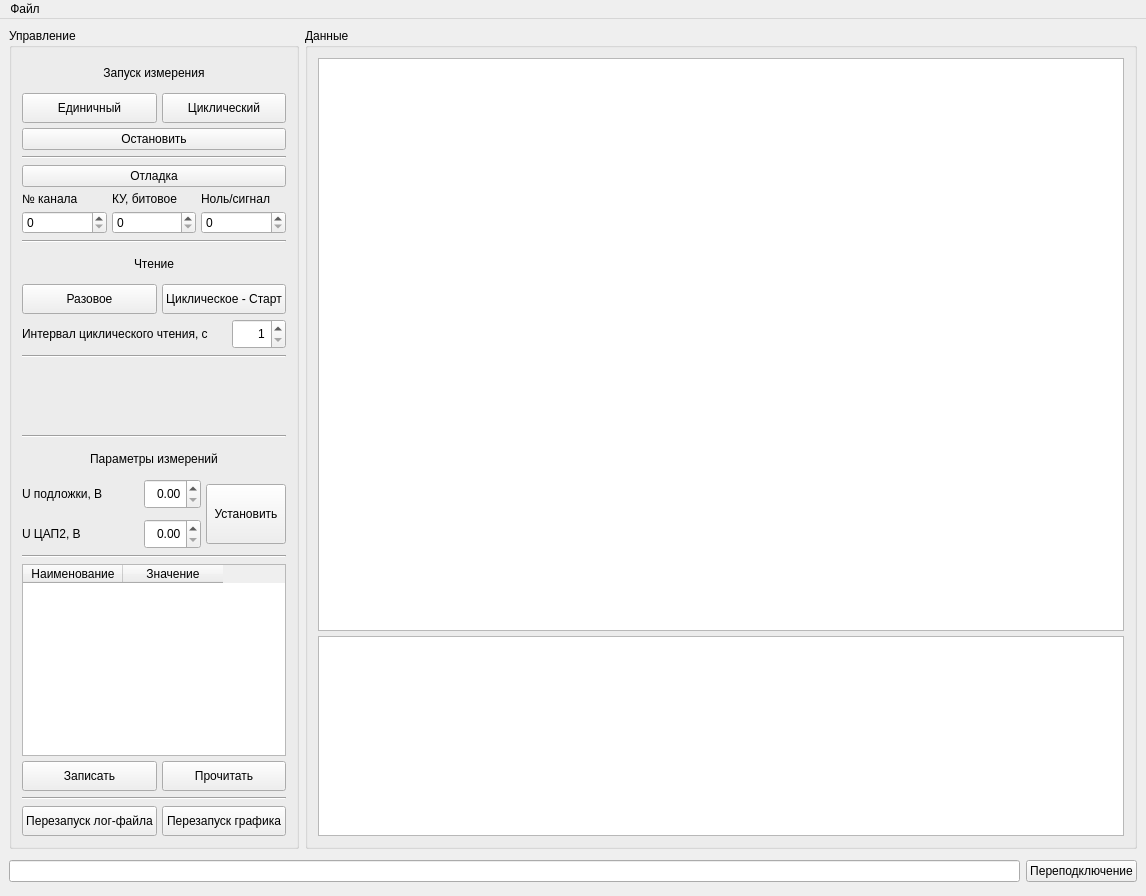
<?xml version="1.0" encoding="UTF-8"?>
<ui version="4.0">
 <class>MainWindow</class>
 <widget class="QMainWindow" name="MainWindow">
  <property name="geometry">
   <rect>
    <x>0</x>
    <y>0</y>
    <width>1146</width>
    <height>896</height>
   </rect>
  </property>
  <property name="windowTitle">
   <string>ИТБ Клиент</string>
  </property>
  <widget class="QWidget" name="centralwidget">
   <layout class="QGridLayout" name="gridLayout">
    <item row="1" column="0" colspan="3">
     <layout class="QHBoxLayout" name="horizontalLayout">
      <property name="topMargin">
       <number>5</number>
      </property>
      <property name="bottomMargin">
       <number>5</number>
      </property>
      <item>
       <widget class="QLineEdit" name="statusLEdit"/>
      </item>
      <item>
       <widget class="QPushButton" name="reconnectPButt">
        <property name="text">
         <string>Переподключение</string>
        </property>
       </widget>
      </item>
     </layout>
    </item>
    <item row="0" column="1" colspan="2">
     <widget class="QGroupBox" name="dataGBox">
      <property name="sizePolicy">
       <sizepolicy hsizetype="Expanding" vsizetype="Expanding">
        <horstretch>0</horstretch>
        <verstretch>0</verstretch>
       </sizepolicy>
      </property>
      <property name="minimumSize">
       <size>
        <width>400</width>
        <height>0</height>
       </size>
      </property>
      <property name="title">
       <string>Данные</string>
      </property>
      <layout class="QGridLayout" name="gridLayout_3">
       <property name="leftMargin">
        <number>10</number>
       </property>
       <property name="topMargin">
        <number>10</number>
       </property>
       <property name="rightMargin">
        <number>10</number>
       </property>
       <property name="bottomMargin">
        <number>10</number>
       </property>
       <property name="spacing">
        <number>5</number>
       </property>
       <item row="0" column="0" colspan="3">
        <widget class="QGraphicsView" name="dataGView"/>
       </item>
       <item row="1" column="0" rowspan="4" colspan="3">
        <widget class="QTableWidget" name="channelDataTWidget">
         <property name="sizePolicy">
          <sizepolicy hsizetype="Minimum" vsizetype="Minimum">
           <horstretch>0</horstretch>
           <verstretch>0</verstretch>
          </sizepolicy>
         </property>
         <property name="minimumSize">
          <size>
           <width>600</width>
           <height>200</height>
          </size>
         </property>
         <property name="maximumSize">
          <size>
           <width>16777215</width>
           <height>16777215</height>
          </size>
         </property>
         <property name="font">
          <font>
           <pointsize>7</pointsize>
          </font>
         </property>
         <property name="horizontalScrollBarPolicy">
          <enum>Qt::ScrollBarAsNeeded</enum>
         </property>
         <property name="rowCount">
          <number>0</number>
         </property>
         <property name="columnCount">
          <number>0</number>
         </property>
         <attribute name="horizontalHeaderCascadingSectionResizes">
          <bool>false</bool>
         </attribute>
         <attribute name="horizontalHeaderDefaultSectionSize">
          <number>120</number>
         </attribute>
         <attribute name="horizontalHeaderHighlightSections">
          <bool>false</bool>
         </attribute>
         <attribute name="horizontalHeaderMinimumSectionSize">
          <number>60</number>
         </attribute>
         <attribute name="horizontalHeaderShowSortIndicator" stdset="0">
          <bool>false</bool>
         </attribute>
         <attribute name="horizontalHeaderStretchLastSection">
          <bool>false</bool>
         </attribute>
         <attribute name="verticalHeaderDefaultSectionSize">
          <number>30</number>
         </attribute>
         <attribute name="verticalHeaderMinimumSectionSize">
          <number>25</number>
         </attribute>
         <attribute name="verticalHeaderStretchLastSection">
          <bool>false</bool>
         </attribute>
        </widget>
       </item>
      </layout>
     </widget>
    </item>
    <item row="0" column="0">
     <widget class="QGroupBox" name="controlGBox">
      <property name="sizePolicy">
       <sizepolicy hsizetype="Fixed" vsizetype="Preferred">
        <horstretch>0</horstretch>
        <verstretch>0</verstretch>
       </sizepolicy>
      </property>
      <property name="minimumSize">
       <size>
        <width>300</width>
        <height>0</height>
       </size>
      </property>
      <property name="title">
       <string>Управление</string>
      </property>
      <layout class="QGridLayout" name="gridLayout_2">
       <property name="sizeConstraint">
        <enum>QLayout::SetMinimumSize</enum>
       </property>
       <property name="leftMargin">
        <number>10</number>
       </property>
       <property name="topMargin">
        <number>10</number>
       </property>
       <property name="rightMargin">
        <number>10</number>
       </property>
       <property name="bottomMargin">
        <number>10</number>
       </property>
       <property name="spacing">
        <number>5</number>
       </property>
       <item row="14" column="0" colspan="2">
        <spacer name="verticalSpacer">
         <property name="orientation">
          <enum>Qt::Vertical</enum>
         </property>
         <property name="sizeHint" stdset="0">
          <size>
           <width>20</width>
           <height>40</height>
          </size>
         </property>
        </spacer>
       </item>
       <item row="26" column="1">
        <widget class="QPushButton" name="graphResetPButt">
         <property name="minimumSize">
          <size>
           <width>0</width>
           <height>30</height>
          </size>
         </property>
         <property name="text">
          <string>Перезапуск графика</string>
         </property>
        </widget>
       </item>
       <item row="24" column="1">
        <widget class="QPushButton" name="readParametersPButton">
         <property name="minimumSize">
          <size>
           <width>0</width>
           <height>30</height>
          </size>
         </property>
         <property name="text">
          <string>Прочитать</string>
         </property>
        </widget>
       </item>
       <item row="3" column="1">
        <widget class="QPushButton" name="cycleMeasPButt">
         <property name="sizePolicy">
          <sizepolicy hsizetype="Ignored" vsizetype="Fixed">
           <horstretch>0</horstretch>
           <verstretch>0</verstretch>
          </sizepolicy>
         </property>
         <property name="minimumSize">
          <size>
           <width>0</width>
           <height>30</height>
          </size>
         </property>
         <property name="text">
          <string>Циклический</string>
         </property>
        </widget>
       </item>
       <item row="26" column="0">
        <widget class="QPushButton" name="logRestartPButt">
         <property name="minimumSize">
          <size>
           <width>0</width>
           <height>30</height>
          </size>
         </property>
         <property name="text">
          <string>Перезапуск лог-файла</string>
         </property>
        </widget>
       </item>
       <item row="10" column="1">
        <widget class="QPushButton" name="cycleReadPButton">
         <property name="minimumSize">
          <size>
           <width>0</width>
           <height>30</height>
          </size>
         </property>
         <property name="text">
          <string>Циклическое - Старт</string>
         </property>
        </widget>
       </item>
       <item row="23" column="0" colspan="2">
        <widget class="QTableWidget" name="itbParametersTWidget">
         <property name="rowCount">
          <number>0</number>
         </property>
         <property name="columnCount">
          <number>2</number>
         </property>
         <attribute name="horizontalHeaderStretchLastSection">
          <bool>false</bool>
         </attribute>
         <attribute name="verticalHeaderStretchLastSection">
          <bool>false</bool>
         </attribute>
         <column>
          <property name="text">
           <string>Наименование</string>
          </property>
         </column>
         <column>
          <property name="text">
           <string>Значение</string>
          </property>
         </column>
        </widget>
       </item>
       <item row="13" column="0" colspan="2">
        <widget class="Line" name="line">
         <property name="minimumSize">
          <size>
           <width>0</width>
           <height>5</height>
          </size>
         </property>
         <property name="orientation">
          <enum>Qt::Horizontal</enum>
         </property>
        </widget>
       </item>
       <item row="25" column="0" colspan="2">
        <widget class="Line" name="line_2">
         <property name="minimumSize">
          <size>
           <width>0</width>
           <height>5</height>
          </size>
         </property>
         <property name="orientation">
          <enum>Qt::Horizontal</enum>
         </property>
        </widget>
       </item>
       <item row="10" column="0">
        <widget class="QPushButton" name="singleReadPButton">
         <property name="minimumSize">
          <size>
           <width>0</width>
           <height>30</height>
          </size>
         </property>
         <property name="text">
          <string>Разовое</string>
         </property>
        </widget>
       </item>
       <item row="24" column="0">
        <widget class="QPushButton" name="writeParametersPButton">
         <property name="minimumSize">
          <size>
           <width>0</width>
           <height>30</height>
          </size>
         </property>
         <property name="text">
          <string>Записать</string>
         </property>
        </widget>
       </item>
       <item row="0" column="0" colspan="2">
        <widget class="QLabel" name="label_4">
         <property name="minimumSize">
          <size>
           <width>0</width>
           <height>30</height>
          </size>
         </property>
         <property name="text">
          <string>Запуск измерения</string>
         </property>
         <property name="alignment">
          <set>Qt::AlignCenter</set>
         </property>
        </widget>
       </item>
       <item row="11" column="0" colspan="2">
        <layout class="QHBoxLayout" name="horizontalLayout_2">
         <item>
          <widget class="QLabel" name="cycleReadPeriodLabel">
           <property name="sizePolicy">
            <sizepolicy hsizetype="Expanding" vsizetype="Preferred">
             <horstretch>0</horstretch>
             <verstretch>0</verstretch>
            </sizepolicy>
           </property>
           <property name="minimumSize">
            <size>
             <width>100</width>
             <height>0</height>
            </size>
           </property>
           <property name="text">
            <string>Интервал циклического чтения, с</string>
           </property>
          </widget>
         </item>
         <item>
          <widget class="QSpinBox" name="cycleReadPeriodSBox">
           <property name="sizePolicy">
            <sizepolicy hsizetype="Maximum" vsizetype="Fixed">
             <horstretch>0</horstretch>
             <verstretch>0</verstretch>
            </sizepolicy>
           </property>
           <property name="minimumSize">
            <size>
             <width>50</width>
             <height>30</height>
            </size>
           </property>
           <property name="alignment">
            <set>Qt::AlignRight|Qt::AlignTrailing|Qt::AlignVCenter</set>
           </property>
           <property name="minimum">
            <number>1</number>
           </property>
           <property name="maximum">
            <number>3600</number>
           </property>
          </widget>
         </item>
        </layout>
       </item>
       <item row="4" column="0" colspan="2">
        <widget class="QPushButton" name="stopMeasPButt">
         <property name="text">
          <string>Остановить</string>
         </property>
        </widget>
       </item>
       <item row="9" column="0" colspan="2">
        <widget class="QLabel" name="label_6">
         <property name="minimumSize">
          <size>
           <width>0</width>
           <height>30</height>
          </size>
         </property>
         <property name="text">
          <string>Чтение</string>
         </property>
         <property name="alignment">
          <set>Qt::AlignCenter</set>
         </property>
        </widget>
       </item>
       <item row="3" column="0">
        <widget class="QPushButton" name="singleMeasPButt">
         <property name="sizePolicy">
          <sizepolicy hsizetype="Minimum" vsizetype="Fixed">
           <horstretch>0</horstretch>
           <verstretch>0</verstretch>
          </sizepolicy>
         </property>
         <property name="minimumSize">
          <size>
           <width>0</width>
           <height>30</height>
          </size>
         </property>
         <property name="text">
          <string>Единичный</string>
         </property>
        </widget>
       </item>
       <item row="20" column="0" colspan="2">
        <widget class="Line" name="line_4">
         <property name="minimumSize">
          <size>
           <width>0</width>
           <height>5</height>
          </size>
         </property>
         <property name="orientation">
          <enum>Qt::Horizontal</enum>
         </property>
        </widget>
       </item>
       <item row="19" column="0" colspan="2">
        <layout class="QGridLayout" name="gridLayout_4">
         <property name="spacing">
          <number>5</number>
         </property>
         <item row="0" column="0">
          <widget class="QLabel" name="label_2">
           <property name="sizePolicy">
            <sizepolicy hsizetype="Expanding" vsizetype="Expanding">
             <horstretch>0</horstretch>
             <verstretch>0</verstretch>
            </sizepolicy>
           </property>
           <property name="minimumSize">
            <size>
             <width>0</width>
             <height>30</height>
            </size>
           </property>
           <property name="text">
            <string>U подложки, В</string>
           </property>
          </widget>
         </item>
         <item row="0" column="1">
          <widget class="QDoubleSpinBox" name="dac1VoltageSBox">
           <property name="minimumSize">
            <size>
             <width>50</width>
             <height>30</height>
            </size>
           </property>
           <property name="alignment">
            <set>Qt::AlignRight|Qt::AlignTrailing|Qt::AlignVCenter</set>
           </property>
           <property name="maximum">
            <double>30.000000000000000</double>
           </property>
           <property name="singleStep">
            <double>0.100000000000000</double>
           </property>
          </widget>
         </item>
         <item row="2" column="0">
          <widget class="QLabel" name="label_3">
           <property name="sizePolicy">
            <sizepolicy hsizetype="Expanding" vsizetype="Fixed">
             <horstretch>0</horstretch>
             <verstretch>0</verstretch>
            </sizepolicy>
           </property>
           <property name="minimumSize">
            <size>
             <width>0</width>
             <height>30</height>
            </size>
           </property>
           <property name="text">
            <string>U ЦАП2, В</string>
           </property>
          </widget>
         </item>
         <item row="2" column="1">
          <widget class="QDoubleSpinBox" name="dac2VoltageSBox">
           <property name="sizePolicy">
            <sizepolicy hsizetype="Fixed" vsizetype="Fixed">
             <horstretch>0</horstretch>
             <verstretch>0</verstretch>
            </sizepolicy>
           </property>
           <property name="minimumSize">
            <size>
             <width>50</width>
             <height>30</height>
            </size>
           </property>
           <property name="alignment">
            <set>Qt::AlignRight|Qt::AlignTrailing|Qt::AlignVCenter</set>
           </property>
           <property name="maximum">
            <double>30.000000000000000</double>
           </property>
           <property name="singleStep">
            <double>0.100000000000000</double>
           </property>
          </widget>
         </item>
         <item row="0" column="2" rowspan="3">
          <widget class="QPushButton" name="dacVoltageSetPButton">
           <property name="sizePolicy">
            <sizepolicy hsizetype="Fixed" vsizetype="Fixed">
             <horstretch>0</horstretch>
             <verstretch>0</verstretch>
            </sizepolicy>
           </property>
           <property name="minimumSize">
            <size>
             <width>0</width>
             <height>60</height>
            </size>
           </property>
           <property name="text">
            <string>Установить</string>
           </property>
          </widget>
         </item>
        </layout>
       </item>
       <item row="16" column="0" colspan="2">
        <widget class="QLabel" name="label">
         <property name="minimumSize">
          <size>
           <width>0</width>
           <height>30</height>
          </size>
         </property>
         <property name="text">
          <string>Параметры измерений</string>
         </property>
         <property name="alignment">
          <set>Qt::AlignCenter</set>
         </property>
        </widget>
       </item>
       <item row="7" column="0" colspan="2">
        <layout class="QGridLayout" name="gridLayout_5">
         <item row="1" column="1">
          <widget class="QSpinBox" name="kuSBox"/>
         </item>
         <item row="1" column="2">
          <widget class="QSpinBox" name="zeroSignalSBox"/>
         </item>
         <item row="1" column="0">
          <widget class="QSpinBox" name="chanSBox"/>
         </item>
         <item row="0" column="0">
          <widget class="QLabel" name="label_5">
           <property name="text">
            <string>№ канала</string>
           </property>
          </widget>
         </item>
         <item row="0" column="1">
          <widget class="QLabel" name="label_7">
           <property name="text">
            <string>КУ, битовое</string>
           </property>
          </widget>
         </item>
         <item row="0" column="2">
          <widget class="QLabel" name="label_8">
           <property name="text">
            <string>Ноль/сигнал</string>
           </property>
          </widget>
         </item>
        </layout>
       </item>
       <item row="15" column="0" colspan="2">
        <widget class="Line" name="line_3">
         <property name="minimumSize">
          <size>
           <width>0</width>
           <height>5</height>
          </size>
         </property>
         <property name="orientation">
          <enum>Qt::Horizontal</enum>
         </property>
        </widget>
       </item>
       <item row="8" column="0" colspan="2">
        <widget class="Line" name="line_5">
         <property name="minimumSize">
          <size>
           <width>0</width>
           <height>5</height>
          </size>
         </property>
         <property name="orientation">
          <enum>Qt::Horizontal</enum>
         </property>
        </widget>
       </item>
       <item row="6" column="0" colspan="2">
        <widget class="QPushButton" name="dbgPButton">
         <property name="text">
          <string>Отладка</string>
         </property>
        </widget>
       </item>
       <item row="5" column="0" colspan="2">
        <widget class="Line" name="line_6">
         <property name="minimumSize">
          <size>
           <width>0</width>
           <height>5</height>
          </size>
         </property>
         <property name="orientation">
          <enum>Qt::Horizontal</enum>
         </property>
        </widget>
       </item>
      </layout>
     </widget>
    </item>
   </layout>
  </widget>
  <widget class="QMenuBar" name="menuBar">
   <property name="geometry">
    <rect>
     <x>0</x>
     <y>0</y>
     <width>1146</width>
     <height>30</height>
    </rect>
   </property>
   <widget class="QMenu" name="menu">
    <property name="title">
     <string>Файл</string>
    </property>
    <addaction name="configOpenQAction"/>
    <addaction name="configSaveQAction"/>
    <addaction name="separator"/>
   </widget>
   <addaction name="menu"/>
  </widget>
  <action name="configOpenQAction">
   <property name="text">
    <string>Открыть</string>
   </property>
  </action>
  <action name="configSaveQAction">
   <property name="text">
    <string>Сохранить</string>
   </property>
  </action>
  <action name="action_3">
   <property name="text">
    <string>ДНТ по умолчанию</string>
   </property>
  </action>
 </widget>
 <resources/>
 <connections/>
</ui>
